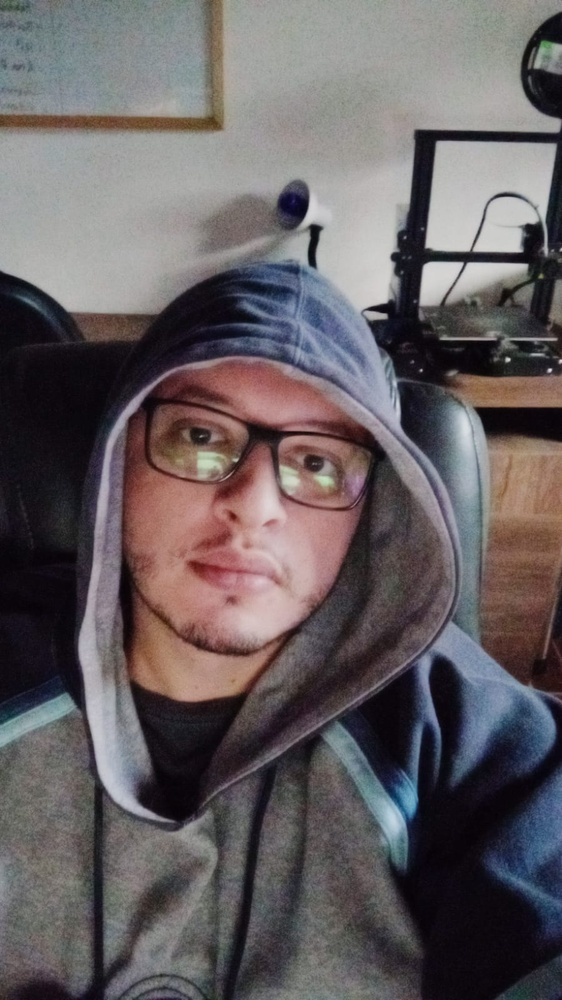
#> input picture face.jpeg, 562 x 1000 px, shrunk from 900 x 1600 before the run
$ python face-recognition.py
#> lines starting #> are read from the running program, lines starting #| are printed output that depends on the picture; after the words box and inside, x2 and y2 are one past the last pixel; in counts of white or black regions, pixels touching at a corner belong together
import cv2

imagePath = 'face.jpeg'
img = cv2.imread(imagePath)
#> img is the input picture: shape (1000, 562, 3); mean B, G, R 97.3, 95.1, 101.7
img.shape


gray_image = cv2.cvtColor(img, cv2.COLOR_BGR2GRAY)
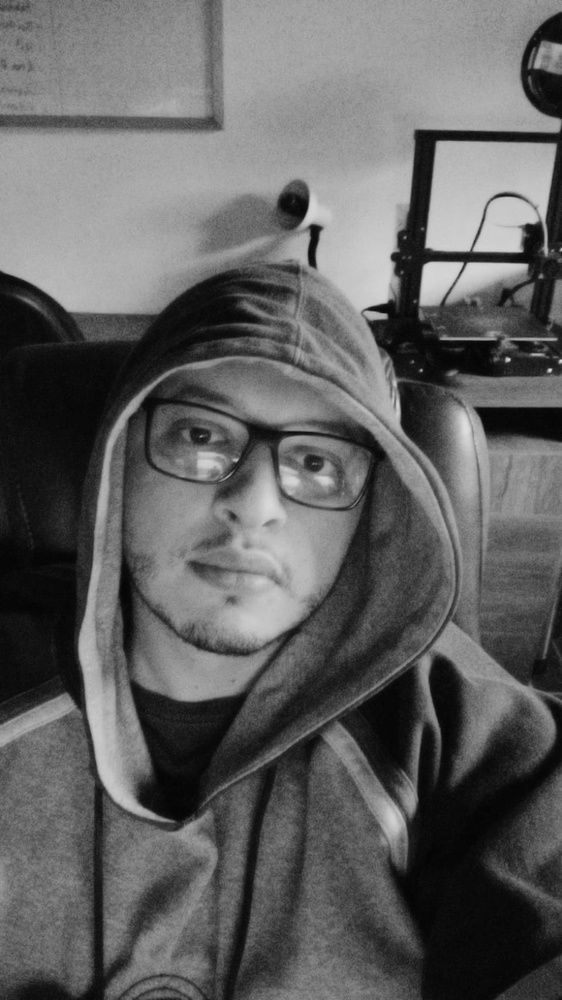
#> gray_image: shape (1000, 562); min 2, max 222, mean 97.3
gray_image.shape


face_classifier = cv2.CascadeClassifier(
    cv2.data.haarcascades + "haarcascade_frontalface_default.xml"
)

face = face_classifier.detectMultiScale(
    gray_image, scaleFactor=1.1, minNeighbors=5, minSize=(40, 40)
)
#> face = [[224, 500, 68, 68], [271, 420, 115, 115], [116, 767, 152, 152]]

for (x, y, w, h) in face:
    cv2.rectangle(img, (x, y), (x + w, y + h), (0, 255, 0), 4)
#> this loop made 3 passes
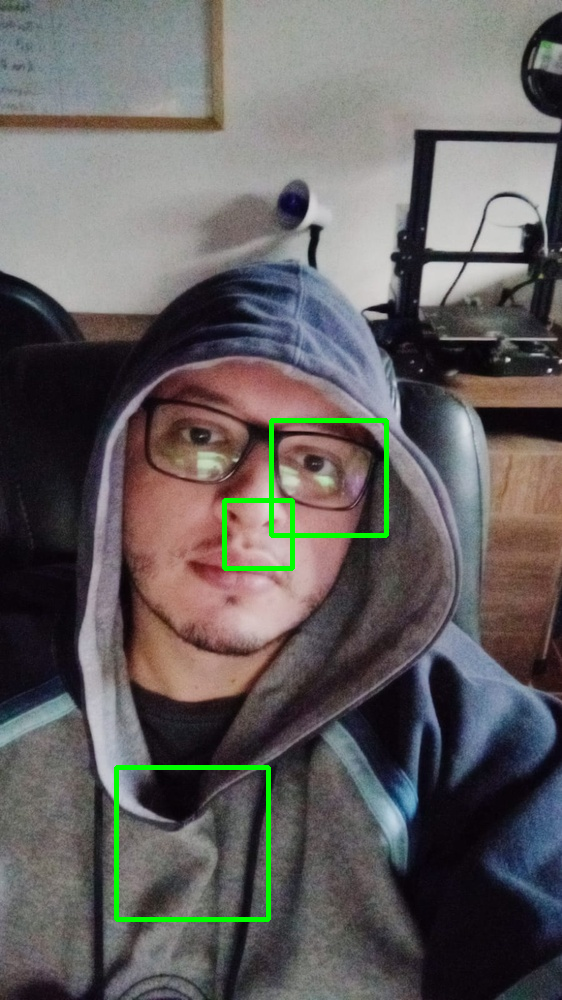
#> img: shape (1000, 562, 3); 1.18% of pixels changed, all inside (x1, y1, x2, y2) = (114, 418, 389, 922)

img_rgb = cv2.cvtColor(img, cv2.COLOR_BGR2RGB)


import matplotlib.pyplot as plt


plt.figure(figsize=(20,10))
plt.imshow(img_rgb)
plt.axis('off')

$ run again, with Captura.JPG copied over face.jpeg
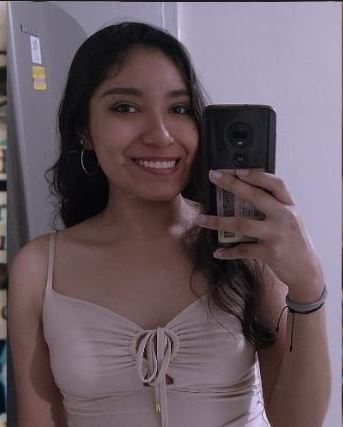
#> input picture Captura.JPG, 343 x 427 px
#> img is the input picture: shape (427, 343, 3); mean B, G, R 98.2, 90.5, 104.9
#> `gray_image = cv2.cvtColor(img, cv2.COLOR_BGR2GRAY)`:
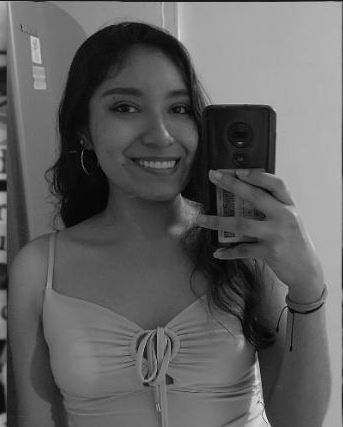
#> gray_image: shape (427, 343); min 0, max 240, mean 95.7
#> face = [[86, 59, 129, 129]]
#> the loop `for (x, y, w, h) in face:` made 1 pass
#> after the loop `for (x, y, w, h) in face:`:
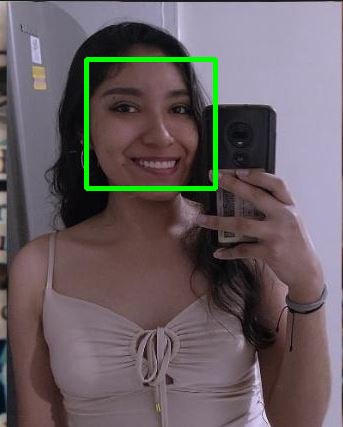
#> img: shape (427, 343, 3); 1.75% of pixels changed, all inside (x1, y1, x2, y2) = (84, 57, 218, 191)
